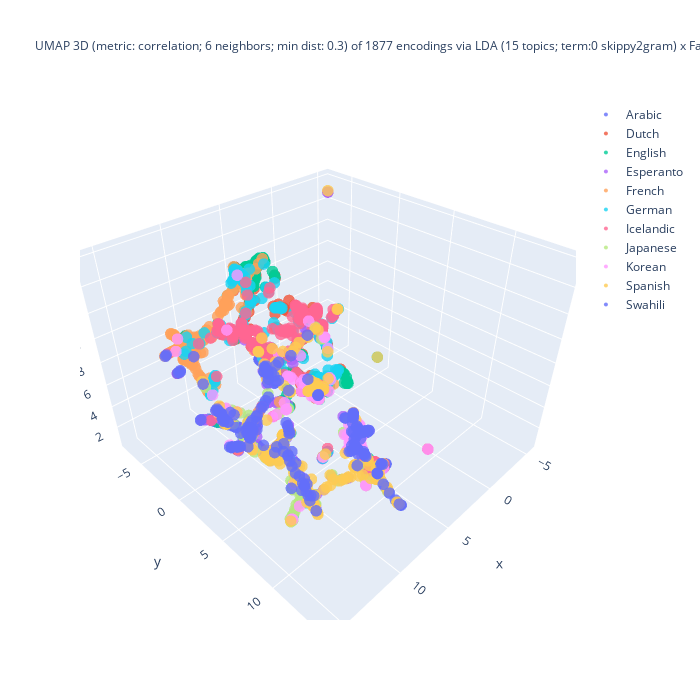

Source (notebook cell):
### Code cell
%%capture --no-display

## Plotlyを使って UMAP の結果の可視化 (3D)
import plotly.graph_objects as go
import numpy as np

## 色分けの単位を選択
if color_lang_family:
    colored_var = 'family'
else:
    colored_var = 'language'
## umap_df を作成
X = zip(doc_UMAP_3d[:,0], doc_UMAP_3d[:,1], doc_UMAP_3d[:,2],
        doc_fit_df[colored_var], doc_fit_df[doc_type]) # zip(..)が必要
umap_df = pd.DataFrame(X, columns = ['D1', 'D2', 'D3', colored_var, doc_type])
#
fig = go.Figure()
for lang_name in sorted(set(umap_df[colored_var])):
    # set marker size of the target domain
    traced = umap_df[ umap_df['language'] == lang_name ]
    fig.add_trace(
        go.Scatter3d(
            x = traced['D1'], y = traced['D2'], z = traced['D3'],
            name = lang_name.title(),
            mode = 'markers',
            marker = dict(size = 4, opacity = 0.8),
            marker_colorscale = color_palette, # worked??
            showlegend = True
        )
    )

## 3D 散布図にラベルを追加する処理は未実装
df_size = len(umap_df)
## title_header
title_header = f"UMAP 3D (metric: {umap_metric}; {umap_n_neighbors} neighbors; min dist: {umap_min_dist}) of {df_size} encodings via\n"
## title_body
if use_FastText:
    if use_LDA:
        title_body = f"LDA ({n_topics} topics; term:0 {lda_term_type}) x FastText ({ft_n_dims} dims; term: {ft_term_type}; window: {ft_window_size})"
    else:
        title_body = f"FastText ({ft_n_dims} dims; term: {ft_term_type}; window: {ft_window_size})"
else:
    title_body = f"LDA ({n_topics} topics; term: {lda_term_type})"
#
title_val = title_header + title_body
fig.update_layout(title = dict(text = title_val, font_size = 12), autosize = False, width = 700, height = 700)
fig.show()

### Figure 1 — Plotly figure (JSON) as saved in the notebook; plotly's stock layout.template omitted (floating-point values rounded to 4 significant figures; data arrays with more than 128 entries replaced by an {"elided": "..."} marker saying what was removed)
{"data": [{"marker": {"colorscale": [[0, "#2E91E5"], [0.04348, "#E15F99"], [0.08696, "#1CA71C"], [0.1304, "#FB0D0D"], [0.1739, "#DA16FF"], [0.2174, "#222A2A"], [0.2609, "#B68100"], [0.3043, "#750D86"], [0.3478, "#EB663B"], [0.3913, "#511CFB"], [0.4348, "#00A08B"], [0.4783, "#FB00D1"], [0.5217, "#FC0080"], [0.5652, "#B2828D"], [0.6087, "#6C7C32"], [0.6522, "#778AAE"], [0.6957, "#862A16"], [0.7391, "#A777F1"], [0.7826, "#620042"], [0.8261, "#1616A7"], [0.8696, "#DA60CA"], [0.913, "#6C4516"], [0.9565, "#0D2A63"], [1, "#AF0038"]], "opacity": 0.8, "size": 4}, "mode": "markers", "name": "Arabic", "showlegend": true, "type": "scatter3d", "x": [9.508, 7.026, 9.625, 10.07, 7.689, 6.358, 11.22, 7.456, 7.169, 12.84, 9.771, 4.262, 11.11, 5.676, 10.0, 10.05, 5.063, 8.967, 11.16, 7.606, 7.536, 7.251, 9.174, 7.663, 9.898, 9.533, 5.732, 10.17, 9.243, 11.3, 9.518, 7.356, 10.18, 7.272, 9.246, 9.968, 9.522, 8.458, 9.893, 10.1, 8.87, 11.3, 9.706, 7.39, 10.28, 7.512, 7.505, 10.81, 5.985, 10.3, 10.06, 10.78, 9.215, 10.26, 7.146, 9.488, 7.79, 10.57, 15.54, 7.238, 9.165, 9.34, 10.51, 8.785, 9.065, 9.176, 10.92, 7.617, 7.257, 8.894, 11.16, 7.619, 5.985, 7.351, 8.044, 8.045, 10.3, 10.25, 4.896, 7.225, 10.07, 7.092, 10.96, 9.877, 10.27, 6.423, 7.169, 9.494, 8.578, 11.22, 7.844, 10.73, 9.293, 9.722, 10.26, 10.88, 9.073, 7.834, 9.593, 9.322, 10.2, 9.191, 7.116, 7.806, 9.497, 7.154, 11.21, 10.07, 7.795, 11.16, 10.06, 9.118, 7.258, 10.59, 7.708, 7.784, 11.26, 7.538, 9.239, 9.63, 11.86, 9.431, 7.911, 4.461, 4.924, 10.71, 7.346], "y": [0.2571, 2.801, -0.6281, -0.9721, -0.5587, 10.23, 0.3529, 0.235, 12.21, 1.556, -1.32, 2.261, 0.04842, 2.423, 3.559, 3.697, 2.639, -0.8028, -4.026, -0.3274, -0.165, 11.21, -1.095, -0.4493, -1.799, 0.8011, 2.38, 4.447, -1.101, -4.168, 0.4817, 0.1677, -0.3936, 1.499, -1.061, -1.949, 0.5485, -0.7997, -1.789, -2.236, -1.217, 0.1523, -1.506, 0.09177, -1.23, -0.01433, -0.1088, -3.631, 4.354, -2.674, 3.477, -3.697, -0.5345, -1.168, 12.23, -0.5102, -0.7092, -3.249, 0.3208, 10.94, -0.5835, -0.7396, -3.121, -0.9639, -0.7644, -0.5994, 3.924, -0.3017, 11.3, -0.6797, 0.0595, -0.3332, 4.424, 0.155, 1.058, 1.104, 5.19, -1.151, 2.323, 11.89, 3.442, 12.29, 0.05056, -0.71, -2.609, 10.27, 12.06, -1.301, -1.014, 0.1351, -0.7601, -3.561, -0.5326, -1.305, -1.261, -3.73, -0.9969, -0.7244, -1.351, -0.7575, -1.124, -0.4001, 12.28, -0.7146, 0.3727, 12.25, 0.09628, 3.41, -0.6701, 0.07965, 3.508, -1.019, 1.569, -3.298, -0.5019, -0.659, 0.3171, 2.746, -0.9044, -1.325, 0.4203, 0.7041, 1.108, 3.306, 2.392, -3.697, 0.7206], "z": [1.042, 10.45, 1.659, 2.355, 7.693, 3.783, 1.684, 8.769, 2.057, 7.276, 1.927, 9.184, 3.913, 11.75, 2.924, 3.024, 9.744, 1.31, 1.878, 7.916, 8.048, 2.672, 1.387, 7.805, 1.824, 0.8115, 11.77, 3.458, 1.342, 1.847, 0.9735, 8.752, 1.598, 6.977, 1.379, 1.828, 0.9374, 1.644, 1.82, 1.838, 1.198, 4.146, 1.754, 8.679, 2.556, 8.225, 8.059, 1.886, 7.299, 1.833, 2.845, 1.838, 1.723, 2.544, 2.034, 1.381, 7.51, 1.811, 12.22, 2.858, 1.531, 1.219, 1.809, 1.39, 1.168, 1.538, 10.72, 8.028, 2.596, 1.411, 3.969, 7.945, 7.393, 8.682, 6.49, 6.533, 8.087, 2.525, 10.46, 2.261, 2.824, 1.978, 1.644, 2.122, 1.833, 3.81, 2.116, 1.564, 1.508, 3.971, 7.555, 1.847, 1.34, 1.85, 2.447, 1.945, 1.357, 7.534, 1.705, 1.455, 2.472, 1.762, 1.999, 7.518, 1.081, 2.029, 4.021, 2.796, 7.43, 3.972, 2.872, 1.164, 6.966, 1.812, 7.738, 7.587, 1.689, 9.975, 1.2, 1.736, 4.786, 0.8734, 6.735, 11.43, 10.47, 1.789, 7.508]}, {"marker": {"colorscale": [[0, "#2E91E5"], [0.04348, "#E15F99"], [0.08696, "#1CA71C"], [0.1304, "#FB0D0D"], [0.1739, "#DA16FF"], [0.2174, "#222A2A"], [0.2609, "#B68100"], [0.3043, "#750D86"], [0.3478, "#EB663B"], [0.3913, "#511CFB"], [0.4348, "#00A08B"], [0.4783, "#FB00D1"], [0.5217, "#FC0080"], [0.5652, "#B2828D"], [0.6087, "#6C7C32"], [0.6522, "#778AAE"], [0.6957, "#862A16"], [0.7391, "#A777F1"], [0.7826, "#620042"], [0.8261, "#1616A7"], [0.8696, "#DA60CA"], [0.913, "#6C4516"], [0.9565, "#0D2A63"], [1, "#AF0038"]], "opacity": 0.8, "size": 4}, "mode": "markers", "name": "Dutch", "showlegend": true, "type": "scatter3d", "x": {"elided": "208 float values"}, "y": {"elided": "208 float values"}, "z": {"elided": "208 float values"}}, {"marker": {"colorscale": [[0, "#2E91E5"], [0.04348, "#E15F99"], [0.08696, "#1CA71C"], [0.1304, "#FB0D0D"], [0.1739, "#DA16FF"], [0.2174, "#222A2A"], [0.2609, "#B68100"], [0.3043, "#750D86"], [0.3478, "#EB663B"], [0.3913, "#511CFB"], [0.4348, "#00A08B"], [0.4783, "#FB00D1"], [0.5217, "#FC0080"], [0.5652, "#B2828D"], [0.6087, "#6C7C32"], [0.6522, "#778AAE"], [0.6957, "#862A16"], [0.7391, "#A777F1"], [0.7826, "#620042"], [0.8261, "#1616A7"], [0.8696, "#DA60CA"], [0.913, "#6C4516"], [0.9565, "#0D2A63"], [1, "#AF0038"]], "opacity": 0.8, "size": 4}, "mode": "markers", "name": "English", "showlegend": true, "type": "scatter3d", "x": {"elided": "187 float values"}, "y": {"elided": "187 float values"}, "z": {"elided": "187 float values"}}, {"marker": {"colorscale": [[0, "#2E91E5"], [0.04348, "#E15F99"], [0.08696, "#1CA71C"], [0.1304, "#FB0D0D"], [0.1739, "#DA16FF"], [0.2174, "#222A2A"], [0.2609, "#B68100"], [0.3043, "#750D86"], [0.3478, "#EB663B"], [0.3913, "#511CFB"], [0.4348, "#00A08B"], [0.4783, "#FB00D1"], [0.5217, "#FC0080"], [0.5652, "#B2828D"], [0.6087, "#6C7C32"], [0.6522, "#778AAE"], [0.6957, "#862A16"], [0.7391, "#A777F1"], [0.7826, "#620042"], [0.8261, "#1616A7"], [0.8696, "#DA60CA"], [0.913, "#6C4516"], [0.9565, "#0D2A63"], [1, "#AF0038"]], "opacity": 0.8, "size": 4}, "mode": "markers", "name": "Esperanto", "showlegend": true, "type": "scatter3d", "x": {"elided": "148 float values"}, "y": {"elided": "148 float values"}, "z": {"elided": "148 float values"}}, {"marker": {"colorscale": [[0, "#2E91E5"], [0.04348, "#E15F99"], [0.08696, "#1CA71C"], [0.1304, "#FB0D0D"], [0.1739, "#DA16FF"], [0.2174, "#222A2A"], [0.2609, "#B68100"], [0.3043, "#750D86"], [0.3478, "#EB663B"], [0.3913, "#511CFB"], [0.4348, "#00A08B"], [0.4783, "#FB00D1"], [0.5217, "#FC0080"], [0.5652, "#B2828D"], [0.6087, "#6C7C32"], [0.6522, "#778AAE"], [0.6957, "#862A16"], [0.7391, "#A777F1"], [0.7826, "#620042"], [0.8261, "#1616A7"], [0.8696, "#DA60CA"], [0.913, "#6C4516"], [0.9565, "#0D2A63"], [1, "#AF0038"]], "opacity": 0.8, "size": 4}, "mode": "markers", "name": "French", "showlegend": true, "type": "scatter3d", "x": {"elided": "179 float values"}, "y": {"elided": "179 float values"}, "z": {"elided": "179 float values"}}, {"marker": {"colorscale": [[0, "#2E91E5"], [0.04348, "#E15F99"], [0.08696, "#1CA71C"], [0.1304, "#FB0D0D"], [0.1739, "#DA16FF"], [0.2174, "#222A2A"], [0.2609, "#B68100"], [0.3043, "#750D86"], [0.3478, "#EB663B"], [0.3913, "#511CFB"], [0.4348, "#00A08B"], [0.4783, "#FB00D1"], [0.5217, "#FC0080"], [0.5652, "#B2828D"], [0.6087, "#6C7C32"], [0.6522, "#778AAE"], [0.6957, "#862A16"], [0.7391, "#A777F1"], [0.7826, "#620042"], [0.8261, "#1616A7"], [0.8696, "#DA60CA"], [0.913, "#6C4516"], [0.9565, "#0D2A63"], [1, "#AF0038"]], "opacity": 0.8, "size": 4}, "mode": "markers", "name": "German", "showlegend": true, "type": "scatter3d", "x": {"elided": "172 float values"}, "y": {"elided": "172 float values"}, "z": {"elided": "172 float values"}}, {"marker": {"colorscale": [[0, "#2E91E5"], [0.04348, "#E15F99"], [0.08696, "#1CA71C"], [0.1304, "#FB0D0D"], [0.1739, "#DA16FF"], [0.2174, "#222A2A"], [0.2609, "#B68100"], [0.3043, "#750D86"], [0.3478, "#EB663B"], [0.3913, "#511CFB"], [0.4348, "#00A08B"], [0.4783, "#FB00D1"], [0.5217, "#FC0080"], [0.5652, "#B2828D"], [0.6087, "#6C7C32"], [0.6522, "#778AAE"], [0.6957, "#862A16"], [0.7391, "#A777F1"], [0.7826, "#620042"], [0.8261, "#1616A7"], [0.8696, "#DA60CA"], [0.913, "#6C4516"], [0.9565, "#0D2A63"], [1, "#AF0038"]], "opacity": 0.8, "size": 4}, "mode": "markers", "name": "Icelandic", "showlegend": true, "type": "scatter3d", "x": {"elided": "210 float values"}, "y": {"elided": "210 float values"}, "z": {"elided": "210 float values"}}, {"marker": {"colorscale": [[0, "#2E91E5"], [0.04348, "#E15F99"], [0.08696, "#1CA71C"], [0.1304, "#FB0D0D"], [0.1739, "#DA16FF"], [0.2174, "#222A2A"], [0.2609, "#B68100"], [0.3043, "#750D86"], [0.3478, "#EB663B"], [0.3913, "#511CFB"], [0.4348, "#00A08B"], [0.4783, "#FB00D1"], [0.5217, "#FC0080"], [0.5652, "#B2828D"], [0.6087, "#6C7C32"], [0.6522, "#778AAE"], [0.6957, "#862A16"], [0.7391, "#A777F1"], [0.7826, "#620042"], [0.8261, "#1616A7"], [0.8696, "#DA60CA"], [0.913, "#6C4516"], [0.9565, "#0D2A63"], [1, "#AF0038"]], "opacity": 0.8, "size": 4}, "mode": "markers", "name": "Japanese", "showlegend": true, "type": "scatter3d", "x": {"elided": "139 float values"}, "y": {"elided": "139 float values"}, "z": {"elided": "139 float values"}}, {"marker": {"colorscale": [[0, "#2E91E5"], [0.04348, "#E15F99"], [0.08696, "#1CA71C"], [0.1304, "#FB0D0D"], [0.1739, "#DA16FF"], [0.2174, "#222A2A"], [0.2609, "#B68100"], [0.3043, "#750D86"], [0.3478, "#EB663B"], [0.3913, "#511CFB"], [0.4348, "#00A08B"], [0.4783, "#FB00D1"], [0.5217, "#FC0080"], [0.5652, "#B2828D"], [0.6087, "#6C7C32"], [0.6522, "#778AAE"], [0.6957, "#862A16"], [0.7391, "#A777F1"], [0.7826, "#620042"], [0.8261, "#1616A7"], [0.8696, "#DA60CA"], [0.913, "#6C4516"], [0.9565, "#0D2A63"], [1, "#AF0038"]], "opacity": 0.8, "size": 4}, "mode": "markers", "name": "Korean", "showlegend": true, "type": "scatter3d", "x": {"elided": "132 float values"}, "y": {"elided": "132 float values"}, "z": {"elided": "132 float values"}}, {"marker": {"colorscale": [[0, "#2E91E5"], [0.04348, "#E15F99"], [0.08696, "#1CA71C"], [0.1304, "#FB0D0D"], [0.1739, "#DA16FF"], [0.2174, "#222A2A"], [0.2609, "#B68100"], [0.3043, "#750D86"], [0.3478, "#EB663B"], [0.3913, "#511CFB"], [0.4348, "#00A08B"], [0.4783, "#FB00D1"], [0.5217, "#FC0080"], [0.5652, "#B2828D"], [0.6087, "#6C7C32"], [0.6522, "#778AAE"], [0.6957, "#862A16"], [0.7391, "#A777F1"], [0.7826, "#620042"], [0.8261, "#1616A7"], [0.8696, "#DA60CA"], [0.913, "#6C4516"], [0.9565, "#0D2A63"], [1, "#AF0038"]], "opacity": 0.8, "size": 4}, "mode": "markers", "name": "Spanish", "showlegend": true, "type": "scatter3d", "x": {"elided": "197 float values"}, "y": {"elided": "197 float values"}, "z": {"elided": "197 float values"}}, {"marker": {"colorscale": [[0, "#2E91E5"], [0.04348, "#E15F99"], [0.08696, "#1CA71C"], [0.1304, "#FB0D0D"], [0.1739, "#DA16FF"], [0.2174, "#222A2A"], [0.2609, "#B68100"], [0.3043, "#750D86"], [0.3478, "#EB663B"], [0.3913, "#511CFB"], [0.4348, "#00A08B"], [0.4783, "#FB00D1"], [0.5217, "#FC0080"], [0.5652, "#B2828D"], [0.6087, "#6C7C32"], [0.6522, "#778AAE"], [0.6957, "#862A16"], [0.7391, "#A777F1"], [0.7826, "#620042"], [0.8261, "#1616A7"], [0.8696, "#DA60CA"], [0.913, "#6C4516"], [0.9565, "#0D2A63"], [1, "#AF0038"]], "opacity": 0.8, "size": 4}, "mode": "markers", "name": "Swahili", "showlegend": true, "type": "scatter3d", "x": {"elided": "178 float values"}, "y": {"elided": "178 float values"}, "z": {"elided": "178 float values"}}], "layout": {"autosize": false, "height": 700, "title": {"font": {"size": 12}, "text": "UMAP 3D (metric: correlation; 6 neighbors; min dist: 0.3) of 1877 encodings via\nLDA (15 topics; term:0 skippy2gram) x FastText (30 dims; term: 3gram; window: 5)"}, "width": 700}}
